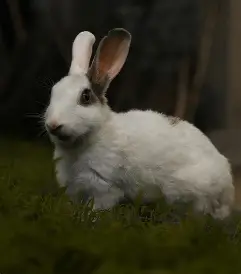
#> input picture input.jpg, 241 x 274 px
$ python main.py
#> lines starting #> are read from the running program, lines starting #| are printed output that depends on the picture
import pathlib
import json
import os
import math
import random
import numpy as np
import cv2

def get_average_color(img):
    average_color = np.average(np.average(img, axis=0), axis=0)
    average_color = np.around(average_color, decimals=-1)
    average_color = tuple(int(i) for i in average_color)
    return average_color

def get_closest_color(color, colors):
    cr, cg, cb = color

    min_difference = float("inf")
    closest_color = None
    for c in colors:
        r, g, b = eval(c)
        difference = math.sqrt((r - cr) ** 2 + (g - cg) ** 2 + (b - cb) ** 2)
        if difference < min_difference:
            min_difference = difference
            closest_color = eval(c)

    return closest_color

if "cache.json" not in os.listdir():
    imgs_dir = pathlib.Path("animals")
    images = list(imgs_dir.glob("*\\*.jpg"))

    data = {}
    for img_path in images:
        img = cv2.imread(str(img_path))
        average_color = get_average_color(img)
        if str(tuple(average_color)) in data:
            data[str(tuple(average_color))].append(str(img_path))
        else:
            data[str(tuple(average_color))] = [str(img_path)]
    with open("cache.json", "w") as file:
        json.dump(data, file, indent=2, sort_keys=True)
    print("Caching done")

with open("cache.json", "r") as file:
    data = json.load(file)

img = cv2.imread("input.jpg")
#> img is the input picture: shape (274, 241, 3); mean B, G, R 39.4, 55.5, 57.7
img_height, img_width, _ = img.shape
#> img_height = 274; img_width = 241
tile_height, tile_width = 10, 10
num_tiles_h, num_tiles_w = img_height // tile_height, img_width // tile_width
#> num_tiles_h = 27; num_tiles_w = 24
img = img[:tile_height * num_tiles_h, :tile_width * num_tiles_w]
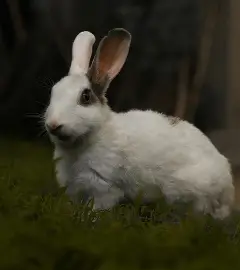
#> img: shape (270, 240, 3); mean B, G, R 40, 55.8, 58

tiles = []
for y in range(0, img_height, tile_height):
    for x in range(0, img_width, tile_width):
        tiles.append((y, y + tile_height, x, x + tile_width))

for tile in tiles:
    y0, y1, x0, x1 = tile
#> y0 = 0; y1 = 10; x0 = 0; x1 = 10
    try:
        average_color = get_average_color(img[y0:y1, x0:x1])
#> in get_average_color, `average_color = np.average(np.average(img, axis=0), axis=0)`: average_color = [5.95, 6.94, 8.19]
#> in get_average_color, `average_color = np.around(average_color, decimals=-1)`: average_color = [10, 10, 10]
#> in get_average_color, `average_color = tuple(int(i) for i in average_color)`: average_color = (10, 10, 10)
#> average_color = (10, 10, 10)
    except Exception:
        continue
    closest_color = get_closest_color(average_color, data.keys())
#> in get_closest_color, `cr, cg, cb = color`: cr = 10
#> after the loop in get_closest_color, `for c in colors:`: min_difference = inf

#> (the run stopped early here; a loop or call above may not have finished)
